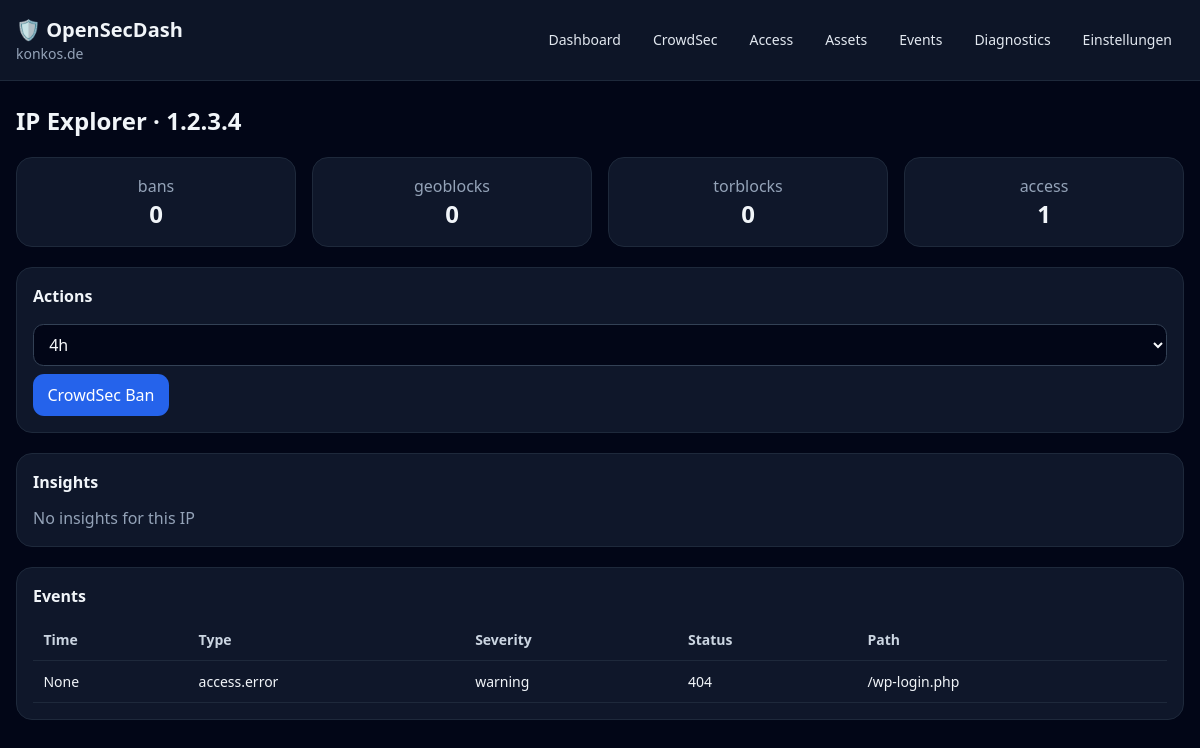
The app's page /ip/1.2.3.4 with its own data.
### app/models/settings.py (models this page shows)
class Setting(Base):
    __tablename__ = "settings"
    id: Mapped[int] = mapped_column(primary_key=True)
    key: Mapped[str] = mapped_column(
        String(100),
        unique=True,
        index=True,
    )
    value: Mapped[str] = mapped_column(
        String(5000)
    )

### app/models/events.py (models this page shows)
class Event(Base):
    __tablename__ = "events"
    __table_args__ = (
        Index("ix_events_event_type_time", "event_type", "event_time"),
    )
    id: Mapped[int] = mapped_column(primary_key=True)
    timestamp: Mapped[datetime] = mapped_column(DateTime, default=datetime.utcnow)
    created_at: Mapped[datetime] = mapped_column(DateTime, default=datetime.utcnow, index=True)
    event_time: Mapped[datetime] = mapped_column(DateTime, default=datetime.utcnow, index=True)
    source: Mapped[str] = mapped_column(String(100), default="manual", index=True)
    source_id: Mapped[str | None] = mapped_column(String(100), nullable=True, index=True)
    plugin: Mapped[str] = mapped_column(String(100), default="core", index=True)
    plugin_id: Mapped[str | None] = mapped_column(String(100), nullable=True, index=True)
    event_type: Mapped[str] = mapped_column(String(80), index=True)
    severity: Mapped[str] = mapped_column(String(20), default="info", index=True)
    ip: Mapped[str | None] = mapped_column(String(64), nullable=True, index=True)
    country: Mapped[str | None] = mapped_column(String(8), nullable=True, index=True)
    asn: Mapped[str | None] = mapped_column(String(32), nullable=True)
    hostname: Mapped[str | None] = mapped_column(String(255), nullable=True, index=True)
    asset_id: Mapped[int | None] = mapped_column(nullable=True, index=True)
    method: Mapped[str | None] = mapped_column(String(16), nullable=True)
    path: Mapped[str | None] = mapped_column(String(2048), nullable=True, index=True)
    status_code: Mapped[int | None] = mapped_column(nullable=True, index=True)
    data_json: Mapped[dict | None] = mapped_column(JSON, nullable=True)
    raw_data: Mapped[str | None] = mapped_column(Text, nullable=True)
    retention_class: Mapped[str] = mapped_column(String(20), default="raw")

### app/api/pages.py (the view)
@router.get("/ip/{ip}")
def ip_explorer_page(ip: str, request: Request, db: Session = Depends(get_db)):
    events = db.query(Event).filter(Event.ip == ip).order_by(Event.event_time.desc()).limit(200).all()
    insights = db.query(Insight).filter(Insight.ip == ip).order_by(Insight.timestamp.desc()).limit(50).all()
    counts = {
        "bans": db.query(Event).filter(Event.ip == ip, Event.event_type == "security.ban").count(),
        "geoblocks": db.query(Event).filter(Event.ip == ip, Event.event_type == "security.geoblock").count(),
        "torblocks": db.query(Event).filter(Event.ip == ip, Event.event_type == "security.torblock").count(),
        "access": db.query(Event).filter(Event.ip == ip, Event.event_type.startswith("access.")).count(),
    }
    return render(request, db, "ip.html", ip=ip, events=events, insights=insights, counts=counts)

### app/templates/ip.html (shortened to what this page needs)
{% extends "base.html" %}
{% block content %}
    <h2 class="text-2xl font-semibold mb-5">IP Explorer · {{ ip }}</h2>
    <section class="grid grid-cols-2 md:grid-cols-4 gap-4 mb-5">
        {% for k,v in counts.items() %}
            <a class="card flex flex-col items-center text-center" href="/events?ip={{ ip }}">
                <span class="muted">{{ k }}</span>
                <strong class="text-2xl">{{ v }}</strong>
            </a>
        {% endfor %}
    </section>
    <div class="card mb-5">
        <h3 class="font-semibold mb-3">Actions</h3>
        <form class="flex flex-wrap gap-2" method="post" action="/actions/ip" data-confirm="Ban {{ ip }}?">
            <select class="input" name="duration">
                <option>4h</option>
            </select>
            <button class="btn">CrowdSec Ban</button>
        </form>
    </div>
    <div class="card mb-5">
        <h3 class="font-semibold mb-3">Insights</h3>
        {% for insight in insights %}
            <div class="row">
                <span>{{ insight.title }}
                    <br>
                    <small class="muted">{{ insight.description }}</small>
                </span>
                <b>{{ insight.level }}</b>
            </div>
        {% else %}
            <p class="muted">No insights for this IP</p>
        {% endfor %}
    </div>
    <div class="card overflow-x-auto">
        <h3 class="font-semibold mb-3">Events</h3>
        <table class="w-full text-sm">
            <thead>
                <tr>
                    <th>Time</th>
                    <th>Type</th>
                    <th>Severity</th>
                    <th>Status</th>
                    <th>Path</th>
                </tr>
            </thead>
            <tbody>
                {% for event in events %}
                    <tr>
                        <td>{{ event.event_time }}</td>
                        <td>{{ event.event_type }}</td>
                        <td>{{ event.severity }}</td>
                        <td>{{ event.status_code or '-' }}</td>
                        <td>{{ event.path or '-' }}</td>
                    </tr>
                {% else %}
                    <tr>
                        <td colspan="5">No events</td>
                    </tr>
                {% endfor %}
            </tbody>
        </table>
    </div>
{% endblock %}

### app/templates/base.html (shortened to what this page needs)
<!doctype html>
<html lang="{{ language }}" x-data="{menu:false}">
    <head>
        <script src="https://cdn.tailwindcss.com"></script>
        <link rel="stylesheet" href="/static/css/app.css">
    </head>
    <body class="bg-slate-950 text-slate-100 min-h-screen">
        <header class="border-b border-slate-800 bg-slate-900/90 sticky top-0 z-10">
            <div class="max-w-7xl mx-auto px-4 py-4 flex items-center justify-between gap-4">
                <a href="/" class="flex flex-col">
                    <span class="text-xl font-bold">🛡 {{ t("app.name") }}</span>
                    <span class="text-sm text-slate-400">{{ domain or "local instance" }}</span>
                </a>
                <nav class="hidden md:flex gap-2 text-sm">
                    <a class="nav" href="/">{{ t("nav.dashboard") }}</a>
                    <a class="nav" href="/crowdsec">CrowdSec</a>
                    <a class="nav" href="/access">Access</a>
                    <a class="nav" href="/assets">{{ t("nav.assets") }}</a>
                    <a class="nav" href="/events">{{ t("nav.events") }}</a>
                    <a class="nav" href="/diagnostics">Diagnostics</a>
                    <a class="nav" href="/settings">{{ t("nav.settings") }}</a>
                </nav>
            </div>
        </header>
        <main class="max-w-7xl mx-auto px-4 py-6">
            {% block content %}{% endblock %}
        </main>
    </body>
</html>

### app/static/css/app.css (style rules this page uses)
a { color: #93c5fd; }
th { color: #cbd5e1; font-weight: 600; text-align: left; }
td, th { border-bottom: 1px solid rgb(30 41 59); padding: .65rem; vertical-align: top; }
.nav { border-radius: .6rem; color: #e2e8f0; padding: .5rem .75rem; }
.card { background: rgb(15 23 42); border: 1px solid rgb(30 41 59); border-radius: 1rem; padding: 1rem; }
.btn, .btn-small { background: #2563eb; border-radius: .7rem; color: white; display: inline-flex; min-height: 2.5rem; align-items: center; justify-content: center; padding: .55rem .9rem; }
.input { background: #020617; border: 1px solid #334155; border-radius: .65rem; color: #f8fafc; margin-top: .25rem; min-height: 2.5rem; padding: .5rem .7rem; width: 100%; }
.muted { color: #94a3b8; }

### records on screen
Setting: value "konkos.de"
Event: event_time "None", event_type "access.error", severity "warning", status_code "404", path "/wp-login.php"

### other values on screen
{{ t("app.name") }} "OpenSecDash"
{{ t("nav.dashboard") }} "Dashboard"
{{ t("nav.assets") }} "Assets"
{{ t("nav.events") }} "Events"
{{ t("nav.settings") }} "Einstellungen"
{{ ip }} "1.2.3.4"
{{ k }} "bans" "geoblocks" "torblocks" "access"
{{ v }} "0" "0" "0" "1"
